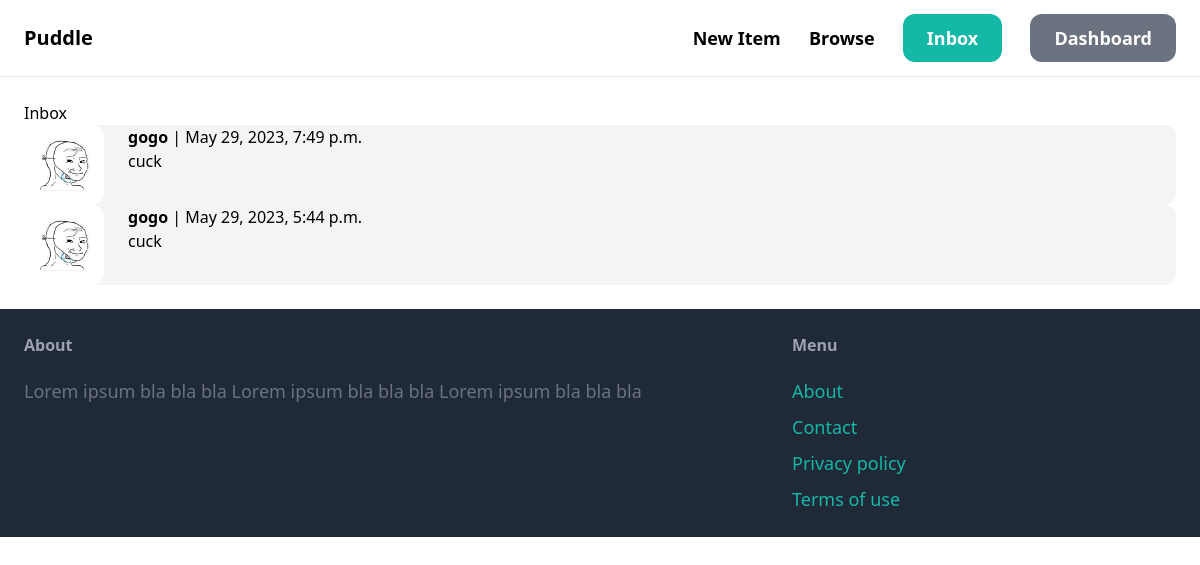
The page /inbox/ (signed in) on the database its author committed.
### conversation/models.py (models this page shows)
class Conversation(models.Model):
    item = models.ForeignKey(Item, related_name='conversations', on_delete=models.CASCADE)
    members = models.ManyToManyField(User, related_name='conversations')
    created_at = models.DateTimeField(auto_now_add=True)
    modified_at = models.DateTimeField(auto_now=True)
    class Meta:
        ordering = ('-modified_at',)

### item/models.py (models this page shows, shortened)
class Item(models.Model):
    category = models.ForeignKey(Category, related_name='items', on_delete=models.CASCADE)
    name = models.CharField(max_length=255)
    description = models.TextField(blank=True, null=True)
    salary = models.FloatField()
    image = models.ImageField(upload_to="item_images", blank=True, null=True)
    created_by = models.ForeignKey(User, related_name='items', on_delete=models.CASCADE)
    created_at = models.DateTimeField(auto_now_add=True)

### conversation/views.py (the view)
# urls.py: path('', views.inbox, name='inbox'),
@login_required
def inbox(request):
    conversations = Conversation.objects.filter(members__in=[request.user.id])
    return render(request, 'conversation/inbox.html', {
        'conversations': conversations
    })

### conversation/templates/conversation/inbox.html (shortened to what this page needs)
{% extends 'core/base.html' %}
{% block content %}
<h1>Inbox</h1>
<div>
    {% for conversation in  conversations%}
        <a href="{% url 'conversation:detail' conversation.id %}">
            <div class="pr-6 flex bg-gray-100 rounded-xl">
                <div class="pr-6">
                    <img src="{{ conversation.item.image.url }}" alt="image" class="w-20 rounded-xl" >
                </div>
                <div>
                    {% for member in conversation.members.all %}
                        {% if member != request.user %}
                            <p><strong>{{ member.username }}</strong> | {{ conversation.modified_at }}</p>
                            <p>{{conversation.item.name}}</p>
                        {% endif %}
                    {% endfor %}
                </div>
            </div>
        </a>
    {% endfor %}
</div>
{% endblock %}

### rows shown on the page
Conversation: item.image (placeholder picture), modified_at "May 29, 2023, 7:49 p.m.", item.name "cuck"
Conversation: item.image (placeholder picture), modified_at "May 29, 2023, 5:44 p.m.", item.name "cuck"

### other values the page prints
{{ member.username }} "gogo"
